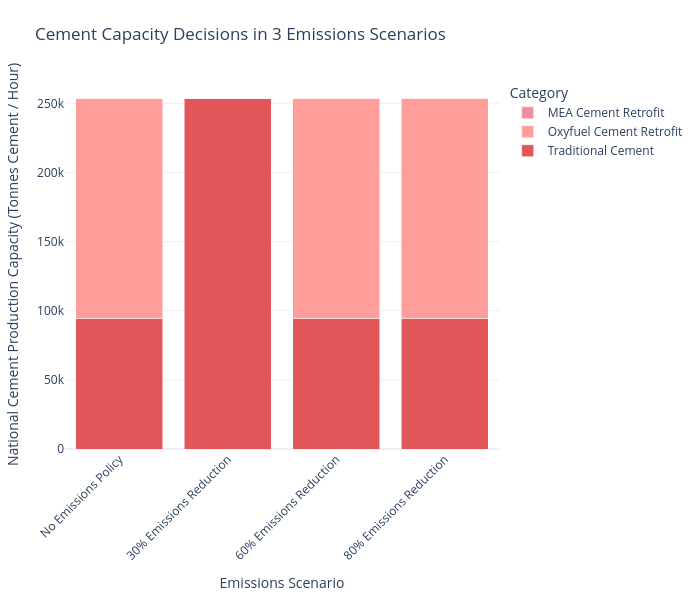

Notebook cell for this chart:
### Code cell
plot_stacked_bar(
    consolidate_capacity(cement_df).T,
    scenario_map=scenario_map,
    name_map=tech_name_map,
    color_map=custom_color_map,
    title_name = "Cement Capacity Decisions in 3 Emissions Scenarios",
    xaxis_name="Emissions Scenario",
    yaxis_name="National Cement Production Capacity (Tonnes Cement / Hour)",
    width=700
)

### Figure 1 — Plotly figure (JSON) as saved in the notebook; plotly's stock layout.template omitted (floating-point values rounded to 4 significant figures)
{"data": [{"hovertemplate": "Category=Traditional Cement<br>Emissions Scenario=%{x}<br>National Cement Production Capacity (Tonnes Cement / Hour)=%{y}<extra></extra>", "legendgroup": "Traditional Cement", "marker": {"color": "#e15759", "pattern": {"shape": ""}}, "name": "Traditional Cement", "orientation": "v", "showlegend": true, "textposition": "auto", "type": "bar", "x": ["No Emissions Policy", "30% Emissions Reduction", "60% Emissions Reduction", "80% Emissions Reduction"], "xaxis": "x", "y": [94720.0, 253500.0, 94710.0, 94710.0], "yaxis": "y"}, {"hovertemplate": "Category=Oxyfuel Cement Retrofit<br>Emissions Scenario=%{x}<br>National Cement Production Capacity (Tonnes Cement / Hour)=%{y}<extra></extra>", "legendgroup": "Oxyfuel Cement Retrofit", "marker": {"color": "#ff9d9a", "pattern": {"shape": ""}}, "name": "Oxyfuel Cement Retrofit", "orientation": "v", "showlegend": true, "textposition": "auto", "type": "bar", "x": ["No Emissions Policy", "30% Emissions Reduction", "60% Emissions Reduction", "80% Emissions Reduction"], "xaxis": "x", "y": [158800.0, 0.2188, 158800.0, 158800.0], "yaxis": "y"}, {"hovertemplate": "Category=MEA Cement Retrofit<br>Emissions Scenario=%{x}<br>National Cement Production Capacity (Tonnes Cement / Hour)=%{y}<extra></extra>", "legendgroup": "MEA Cement Retrofit", "marker": {"color": "#f28e9b", "pattern": {"shape": ""}}, "name": "MEA Cement Retrofit", "orientation": "v", "showlegend": true, "textposition": "auto", "type": "bar", "x": ["No Emissions Policy", "30% Emissions Reduction", "60% Emissions Reduction", "80% Emissions Reduction"], "xaxis": "x", "y": [0.0, 0.0, 0.0, 0.0], "yaxis": "y"}], "layout": {"barmode": "stack", "height": 600, "legend": {"title": {"text": "Category"}, "tracegroupgap": 0, "traceorder": "reversed"}, "margin": {"b": 80, "l": 60, "r": 60, "t": 80}, "title": {"text": "Cement Capacity Decisions in 3 Emissions Scenarios"}, "width": 700, "xaxis": {"anchor": "y", "domain": [0, 1], "tickangle": -45, "title": {"text": "Emissions Scenario"}}, "yaxis": {"anchor": "x", "domain": [0, 1], "title": {"text": "National Cement Production Capacity (Tonnes Cement / Hour)"}}}}
